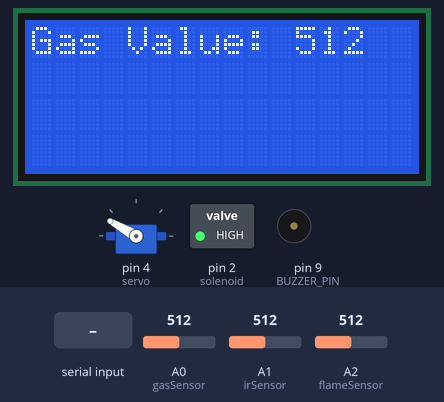
Recording of a sketch running on a simulated Arduino Uno, built with avr-gcc and run on an emulated ATmega328P. Shown: servo, 16×4 character LCD, switched loads named in the sketch (green lamp = pin HIGH), buzzer (waves = sounding). Inputs (shaded band) come from the test bench; at power-on: A0 (gasSensor) = 512, A1 (irSensor) = 512, A2 (flameSensor) = 512. The modem accepts every AT command (registered, SIM ready, sends succeed) and sends nothing else; what the sketch prints to the serial monitor is not drawn.

Above: at 7.2 s.
7.3 s: "OPEN_VALVE" received over Serial
At 16.3 s:
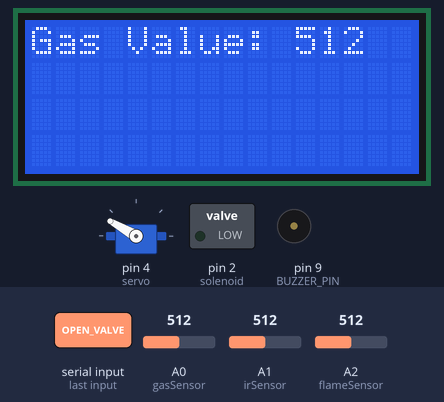
18.0 s: A0 (gasSensor) set to 365
At 19.8 s:
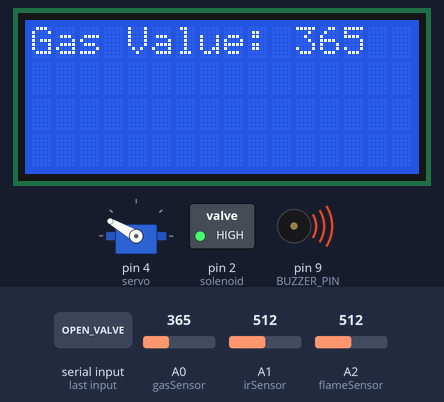
20.8 s: A0 (gasSensor) set to 337
At 23.2 s:
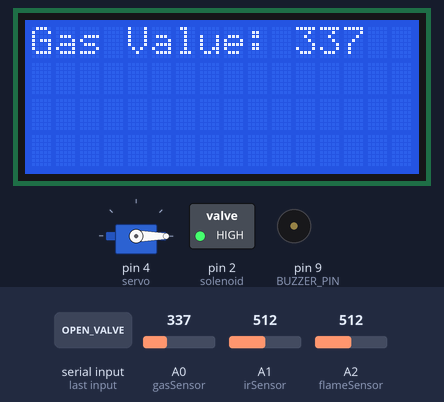
25.7 s: "OPEN_VALVE" received over Serial
At 28.6 s:
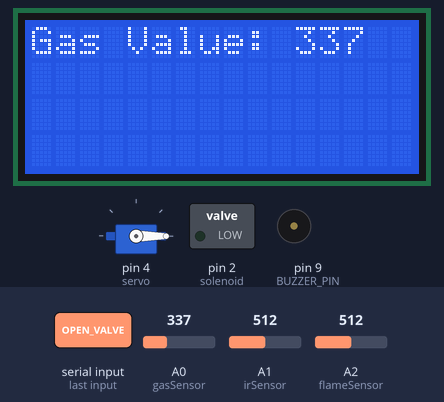
30.9 s: A0 (gasSensor) set to 1023
At 32.9 s:
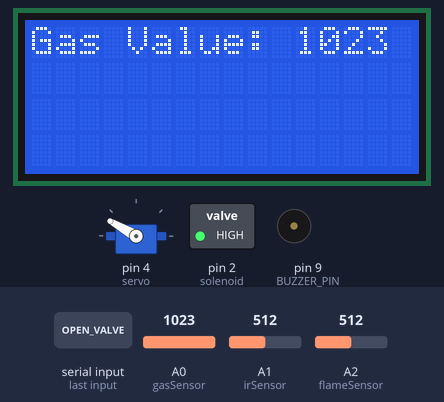
Timing chart, 0 to 34.1 s (numbered marks = the images above; inputs shaded):
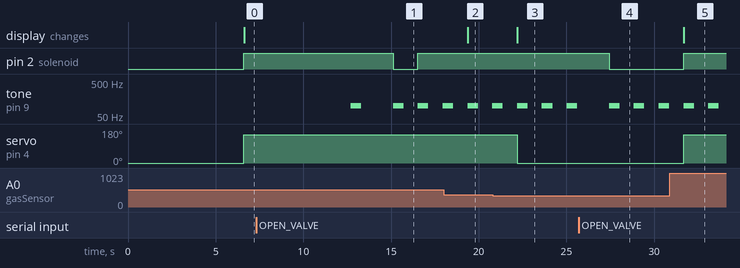

Measured:
- the behaviour switches between 350 and 349 on A0 (gasSensor) (found by bisection; images 2 and 3)
- after the input at 7.3 s, pin 2 (solenoid): HIGH → LOW after 7.8 s, → HIGH 1.4 s later
- after the input at 18.0 s, the display: changes after 1.4 s (image 2)
- after the input at 20.8 s, servo on pin 4 (servo): 150° → 0° after 1.4 s; the display: changes after 1.4 s (image 3)
- after the input at 25.7 s, pin 2 (solenoid): HIGH → LOW after 1.7 s
- after the input at 30.9 s, pin 2 (solenoid): LOW → HIGH after 0.78 s; servo on pin 4 (servo): 0° → 150° after 0.78 s; the display: changes after 0.78 s (image 5)

The sketch:

sketch_feb15a.ino
```cpp
#include <Wire.h>
#include <LiquidCrystal_I2C.h>
#include <SoftwareSerial.h>
#include <Servo.h>

#define gasSensor A0
#define irSensor A1
#define flameSensor A2
#define BUZZER_PIN 9

LiquidCrystal_I2C lcd(0x27, 16, 4);
SoftwareSerial gsm(7, 8);
Servo motor;

// const char phoneNumber[] = "+94760755522"; // Replace with the recipient's number
const char phoneNumber[] = "+94765512595";

String message = "";

int solenoid = 2;
int servo = 4;
int gasSensorValue;
int flameSensorValue;
String command;
String msgSent = "false";
String windowMode = "auto";
String timePassed = "false";
bool alarmTriggered = false;

void setup() {
  Serial.begin(9600);
  gsm.begin(9600);
  motor.attach(servo);
  motor.write(0);
  pinMode(solenoid, OUTPUT);
  pinMode(gasSensor, INPUT);
  pinMode(irSensor, INPUT);
  pinMode(flameSensor, INPUT);
  pinMode(BUZZER_PIN, OUTPUT);
  lcd.begin(16, 4);
  lcd.backlight();
  gsmSetup();
}

void loop() {
  SensorValues();
  handleCommand();


  if (alarmTriggered) {
    tone(BUZZER_PIN, 100);
    delay(600);
    noTone(BUZZER_PIN);
    delay(300);
  }
}

void SensorValues() {
  delay(500);
  gasSensorValue = analogRead(gasSensor);
  flameSensorValue = analogRead(flameSensor);

  Serial.print(gasSensorValue);
  Serial.print(",");
  Serial.println(flameSensorValue);

  lcd.setCursor(0, 0);
  lcd.print("Gas Value: ");
  lcd.print(gasSensorValue);


// Gas Condition
  if (gasSensorValue >= 350 || flameSensorValue <= 500) {
    digitalWrite(solenoid, HIGH);
    motor.write(150);

    alarmTriggered = true;

    if (analogRead(irSensor) >= 500 && msgSent == "false") {
      message="WARNING: Gas leak detected! Please take immediate action.";
      gsmMsg();
      msgSent = "true";

    }
  }
  else {
    if (windowMode == "auto") {
      motor.write(0);
    }

  }


}

void handleCommand() {
  if (Serial.available()) {
    command = Serial.readString();
    command.trim();

    if (command == "OPEN_VALVE") {
      digitalWrite(solenoid, LOW);
    } else if (command == "CLOSE_VALVE") {
      digitalWrite(solenoid, HIGH);
    } else if (command == "OPEN_WINDOW") {
      motor.write(150);
    } else if (command == "CLOSE_WINDOW") {
      motor.write(0);
    } else if (command == "ManualWindow") {
      windowMode = "manual";
    } else if (command == "AutoWindow") {
      windowMode = "auto";
    } else if (command == "timePassed") {
      if (analogRead(irSensor) >= 500 && timePassed == "false") {
        message="WARNING: Valve is still not Closed Take Immediate Action !!!";
        gsmMsg();
        timePassed = "true";
      }
    } else if (command == "normal") {
      timePassed = "false";
      msgSent = "false";
    } else if (command == "STOP_ALARM") {
      alarmTriggered = false;
      noTone(BUZZER_PIN);
    }
  }
}

void gsmSetup() {
  Serial.println("Initializing GSM Module...");
  gsm.println("AT");
  delay(1000);

  if (gsm.available()) {
    Serial.println("GSM Module is responding.");
    while (gsm.available()) {
      String response = gsm.readString();
      Serial.println(response);
    }
  } else {
    Serial.println("No response from GSM Module.");
  }

  gsm.println("AT+CPIN?");
  delay(1000);
  if (gsm.available()) {
    while (gsm.available()) {
      String response = gsm.readString();
      Serial.println(response);
    }
  } else {
    Serial.println("Failed to check SIM status.");
  }

  gsm.println("AT+CREG?");
  delay(1000);
  if (gsm.available()) {
    while (gsm.available()) {
      String response = gsm.readString();
      Serial.println(response);
    }
  } else {
    Serial.println("Failed to check network registration.");
  }

  Serial.println("Initialization complete.");
}

void gsmMsg() {
  gsm.println("AT+CMGF=1");
  delay(1000);

  gsm.print("AT+CMGS=\"");
  gsm.print(phoneNumber);
  gsm.println("\"");
  delay(1000);

  gsm.print(message);
  delay(1000);

  gsm.write(26);
  delay(3000);
}
```
